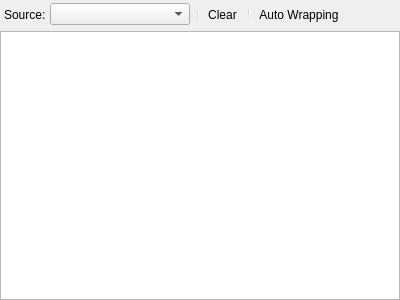
<?xml version="1.0" encoding="UTF-8"?>
<ui version="4.0">
 <class>OutputPane</class>
 <widget class="QWidget" name="OutputPane">
  <property name="geometry">
   <rect>
    <x>0</x>
    <y>0</y>
    <width>400</width>
    <height>300</height>
   </rect>
  </property>
  <property name="windowTitle">
   <string>Form</string>
  </property>
  <layout class="QVBoxLayout" name="verticalLayout">
   <property name="spacing">
    <number>2</number>
   </property>
   <property name="leftMargin">
    <number>0</number>
   </property>
   <property name="topMargin">
    <number>0</number>
   </property>
   <property name="rightMargin">
    <number>0</number>
   </property>
   <property name="bottomMargin">
    <number>0</number>
   </property>
   <item>
    <layout class="QHBoxLayout" name="horizontalLayout">
     <property name="spacing">
      <number>0</number>
     </property>
     <property name="leftMargin">
      <number>4</number>
     </property>
     <property name="rightMargin">
      <number>4</number>
     </property>
     <item>
      <widget class="QLabel" name="label">
       <property name="text">
        <string>Source:</string>
       </property>
      </widget>
     </item>
     <item>
      <spacer name="horizontalSpacer">
       <property name="orientation">
        <enum>Qt::Horizontal</enum>
       </property>
       <property name="sizeType">
        <enum>QSizePolicy::Fixed</enum>
       </property>
       <property name="sizeHint" stdset="0">
        <size>
         <width>4</width>
         <height>1</height>
        </size>
       </property>
      </spacer>
     </item>
     <item>
      <widget class="QComboBox" name="source">
       <property name="sizePolicy">
        <sizepolicy hsizetype="Preferred" vsizetype="Fixed">
         <horstretch>0</horstretch>
         <verstretch>0</verstretch>
        </sizepolicy>
       </property>
       <property name="minimumSize">
        <size>
         <width>140</width>
         <height>0</height>
        </size>
       </property>
      </widget>
     </item>
     <item>
      <widget class="QToolBar" name="toolBar">
       <property name="sizePolicy">
        <sizepolicy hsizetype="Expanding" vsizetype="Fixed">
         <horstretch>0</horstretch>
         <verstretch>0</verstretch>
        </sizepolicy>
       </property>
       <property name="movable">
        <bool>false</bool>
       </property>
       <property name="iconSize">
        <size>
         <width>16</width>
         <height>16</height>
        </size>
       </property>
       <addaction name="separator"/>
       <addaction name="actionClear"/>
       <addaction name="separator"/>
       <addaction name="actionAuto_Wrapping"/>
      </widget>
     </item>
    </layout>
   </item>
   <item>
    <widget class="QTextBrowser" name="textBrowser"/>
   </item>
  </layout>
  <action name="actionClear">
   <property name="icon">
    <iconset resource="../../r.qrc">
     <normaloff>:/Resource/icons/ClearWindowContent_16x.svg</normaloff>:/Resource/icons/ClearWindowContent_16x.svg</iconset>
   </property>
   <property name="text">
    <string>Clear</string>
   </property>
   <property name="menuRole">
    <enum>QAction::NoRole</enum>
   </property>
  </action>
  <action name="actionAuto_Wrapping">
   <property name="checkable">
    <bool>true</bool>
   </property>
   <property name="icon">
    <iconset resource="../../r.qrc">
     <normaloff>:/Resource/icons/WordWrap_16x.svg</normaloff>:/Resource/icons/WordWrap_16x.svg</iconset>
   </property>
   <property name="text">
    <string>Auto Wrapping</string>
   </property>
   <property name="menuRole">
    <enum>QAction::NoRole</enum>
   </property>
  </action>
 </widget>
 <resources>
  <include location="../../r.qrc"/>
 </resources>
 <connections/>
</ui>
